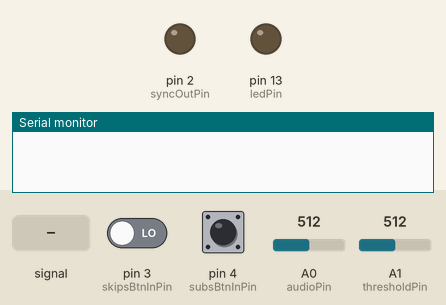
This sketch was run on a simulated Arduino Uno, built with avr-gcc and run on an emulated ATmega328P. On the bench: output pins drawn as LEDs (lit = HIGH), the last lines printed to the serial monitor. Dashed ring = blinking. The test bench sets the inputs (shaded band); at power-on: A1 (thresholdPin) = 512, pin 4 (subsBtnInPin) LOW, pin 3 (skipsBtnInPin) LOW, A0 (audioPin) = 512.

Above: at 1.2 s.
1.3 s: A0 (audioPin) fed a 200 Hz sine of ±81 counts around its level
At 2.14 s:
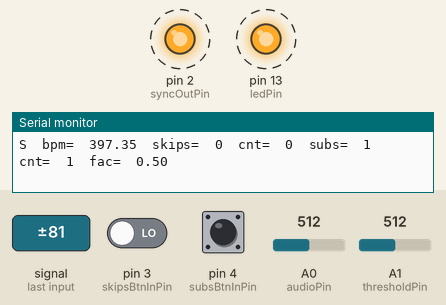
4.3 s: A1 (thresholdPin) set to 576
7.3 s: A1 (thresholdPin) set to 611
At 8.3 s:
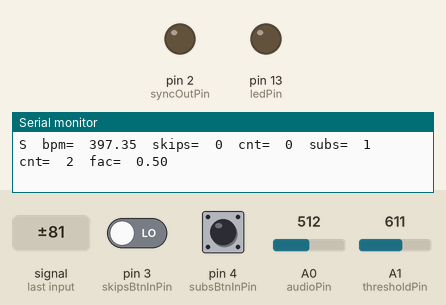
8.8 s: A1 (thresholdPin) set to 511
At 10.24 s:
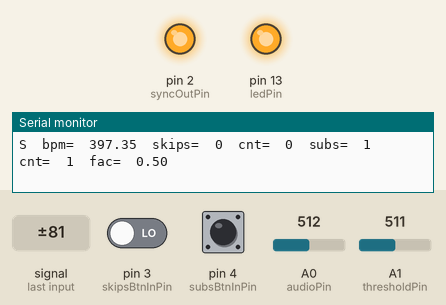
11.8 s: A1 (thresholdPin) set to 716
At 12.7 s:
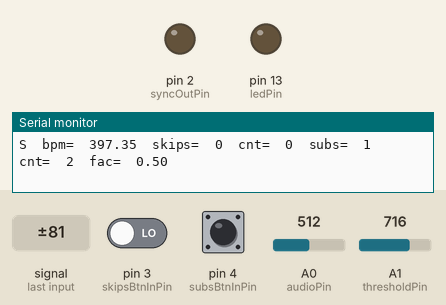
13.3 s: pin 4 (subsBtnInPin) pulsed HIGH 2 times (0.12 s each, 0.3 s apart)
Timing chart, 0 to 16.3 s (numbered marks = the images above; inputs shaded):
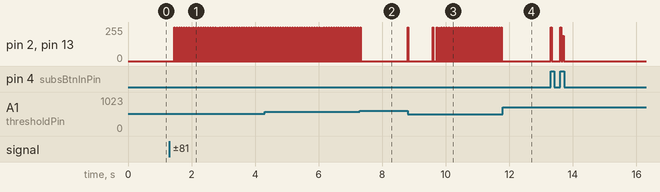

Measured:
- the behaviour switches between 592 and 593 on A1 (thresholdPin) (found by bisection; images 1 and 2)
- after the input at 1.3 s, pin 2 (syncOutPin), pin 13 (ledPin): alternates 255/255 for 0.02 s and 0/255 for 0.06 s, starting after 0.15 s
- after the input at 7.3 s, pin 2 (syncOutPin), pin 13 (ledPin): goes on until 7.3 s, then stays 0/255
- after the input at 8.8 s, pin 2 (syncOutPin), pin 13 (ledPin): goes 255/255 0.02 s, 0/255 0.77 s, 255/255 0.02 s, 0/255 0.11 s, 27 × (255/255 0.02 s, 0/255 0.06 s), 255/255 0.02 s, then 0/255, starting at once
- after the input at 11.8 s, pin 2 (syncOutPin), pin 13 (ledPin): stops changing and stays 0/255

The sketch:

SQ1Enhancer.ino
```cpp
/*
  SQ1Enhancer
  created by Karsten Gorkow
*/

int audioPin = A0; // input pin for the audio
int thresholdPin = A1; // input pin for the threshold pot
int swingPotPin = A2; // input pin for the swing pot
int ledPin = LED_BUILTIN;      // select the pin for the LED
int syncOutPin = 2;
int skipsBtnInPin = 3; // input for button to switch skips
int subsBtnInPin = 4; // input for button to switch subs

int audioValue = 0;  // variable to store the value coming from the audio in
int thresholdValue = 0;
int swingValue = 0;
bool firstPulseSeen = false;
unsigned long lastPulseTS;
unsigned long thisPulseTS;
unsigned long subStartPulseTS;
int minDeltaPulseTS = 150;
bool pulseRateSet = false;
float pulseRate;
unsigned long nextPulseTS = 0;
int outputPulseTime = 15;
bool stopOnNoPulse = true;
int stopDelay = 3000;

struct ToggleButton {
  int inPin;
  int state;      // the current toggled state of the button
  int reading;           // the current reading from the button's pin
  int previous;    // the previous reading from the button's pin
  unsigned long time = 0;  // the last time the output was toggled
};

const int buttonDebounceTime = 200;

ToggleButton skipsBtn;
ToggleButton subsBtn;

const int maxSkips = 3;
const int maxSubs = 7;

int skips = 0;
int subs = 1;
int skipCounter;
int subCounter;

void setupToggleButton(int pin, ToggleButton* pbtn) {
  pbtn->inPin = pin;
  pbtn->state = HIGH;
  pbtn->previous = LOW;
  pbtn->time = 0;
  pinMode(pbtn->inPin, INPUT);
}

void setup() {
  // declare the ledPin as an OUTPUT:
  pinMode(ledPin, OUTPUT);
  pinMode(syncOutPin, OUTPUT);
  setupToggleButton(3, &skipsBtn);
  setupToggleButton(4, &subsBtn);
  Serial.begin(115200);
}

void printInfo(char* head) {
  Serial.print(head);
  Serial.print("\tbpm=\t");
  Serial.print(60000 / pulseRate);
  Serial.print("\tskips=\t");
  Serial.print(skips);
  Serial.print("\tcnt=\t");
  Serial.print(skipCounter);
  Serial.print("\tsubs=\t");
  Serial.print(subs);
  Serial.print("\tcnt=\t");
  Serial.print(subCounter);
  Serial.print("\tfac=\t");
  Serial.println(currentFac());
}

bool setStepVal(ToggleButton* pbtn, int* val, int minVal, int maxVal) {
  if (*val < minVal) *val = minVal;
  if (*val > maxVal) *val = maxVal;
  bool oldState = pbtn->state;
  pbtn->reading = digitalRead(pbtn->inPin);
  // if the input just went from LOW and HIGH and we've waited long enough
  // to ignore any noise on the circuit, toggle the output pin and remember
  // the time
  if (pbtn->reading == HIGH && pbtn->previous == LOW && millis() - pbtn->time > buttonDebounceTime) {
    if (pbtn->state == HIGH)
      pbtn->state = LOW;
    else
      pbtn->state = HIGH;

    (*val)++;
    if (*val > maxVal) {
      *val = minVal;
    }
    pbtn->time = millis();
  }

  pbtn->previous = pbtn->reading;
  return oldState != pbtn->state;
}

float currentFac() {
  return ((float)(skips + 1)) / ((float) (subs + 1));
}

void pulseOutput() {
  digitalWrite(ledPin, HIGH);
  digitalWrite(syncOutPin, HIGH);
  delay(outputPulseTime);
  digitalWrite(ledPin, LOW);
  digitalWrite(syncOutPin, LOW);
}

void checkPulse() {
  if (audioValue > thresholdValue) {
    thisPulseTS = millis();
    if (!firstPulseSeen) {
      firstPulseSeen = true;
      lastPulseTS = thisPulseTS;
      skipCounter = skips;
    }
    else if ((thisPulseTS - lastPulseTS) > minDeltaPulseTS) {
      pulseRate = thisPulseTS - lastPulseTS;
      lastPulseTS = thisPulseTS;
      pulseRateSet = true;
      if (skipCounter == skips) {
        skipCounter = 0;
        if (subCounter > subs)
          subCounter = 0;
        if (!subCounter) {
          nextPulseTS = thisPulseTS;
          subStartPulseTS = thisPulseTS;
        }
      }
      else {
        skipCounter++;
      }
      printInfo("P");
    }
  }
  else if (firstPulseSeen && stopOnNoPulse && (millis() - lastPulseTS) > stopDelay) {
    firstPulseSeen = false;
    pulseRateSet = false;
  }
}

void loop() {
  audioValue = analogRead(audioPin);
  thresholdValue = analogRead(thresholdPin);
  if (setStepVal(&skipsBtn, &skips, 0, maxSkips)) skipCounter = 0;
  if (setStepVal(&subsBtn, &subs, 0, maxSubs)) subCounter = 0;
  checkPulse();
  if (pulseRateSet && millis() >= nextPulseTS && subCounter <= subs) {
    pulseOutput();
    subCounter++;
    nextPulseTS = subStartPulseTS + (unsigned long)((subCounter * currentFac() * pulseRate) + .5f);
    printInfo("S");
  }
}
```
